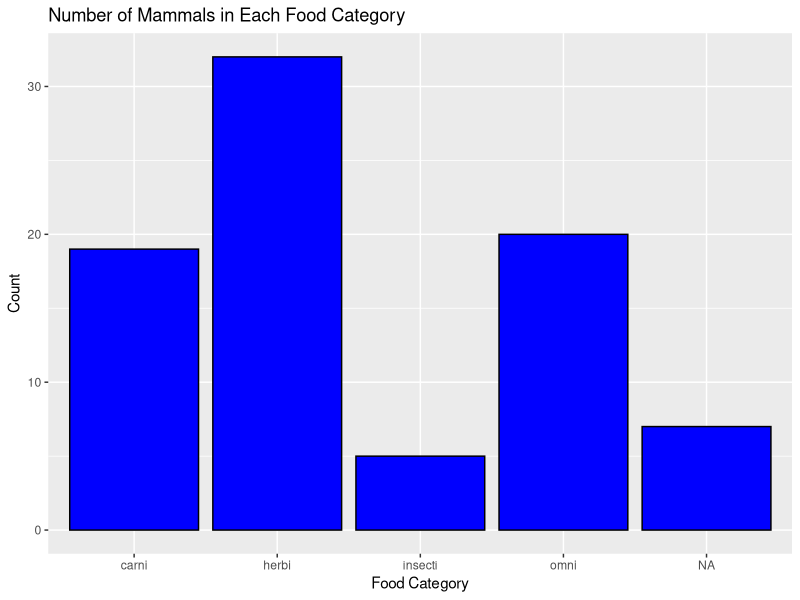
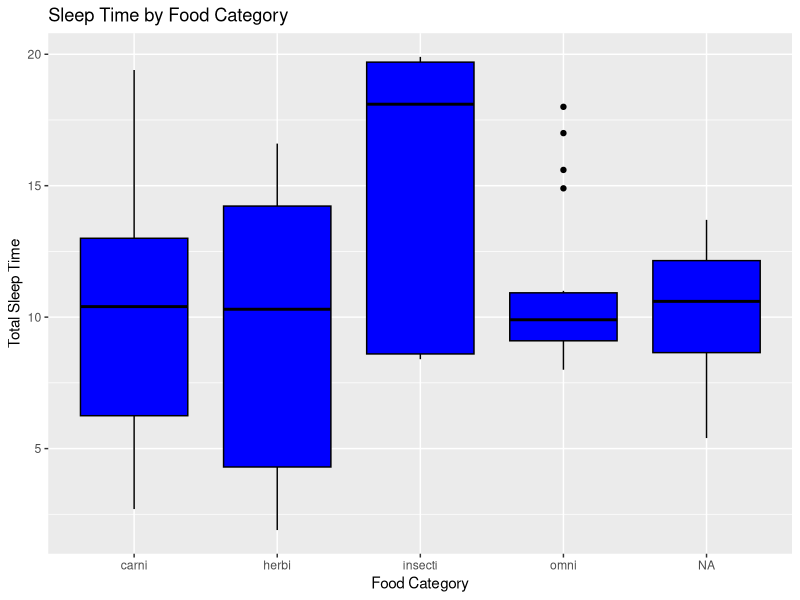
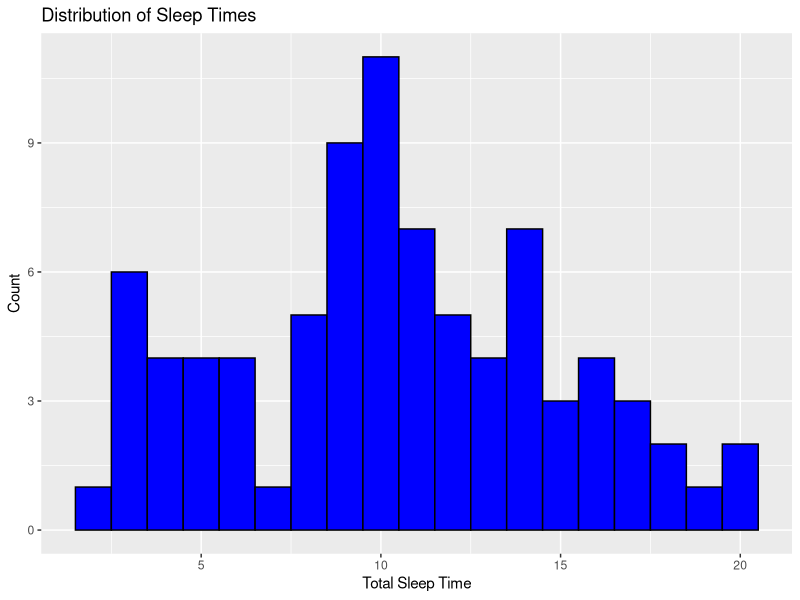
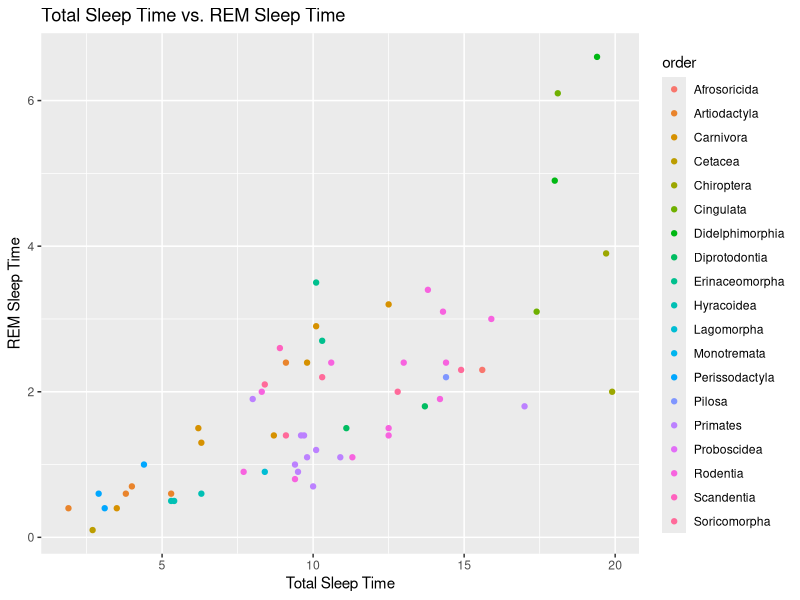
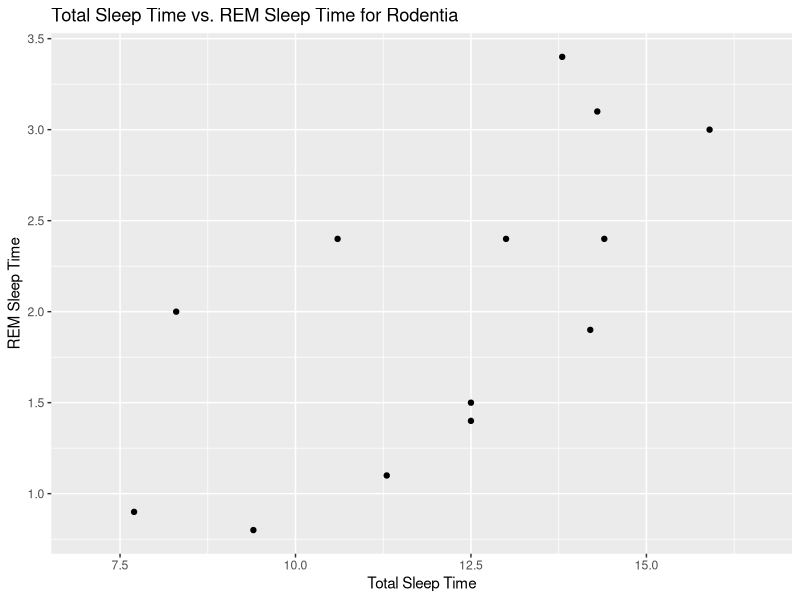

Recreate these plots in R, in order.
library(tidyverse)

data(msleep)

# 1. Convert into factors
msleep$genus <- as.factor(msleep$genus)
msleep$vore <- as.factor(msleep$vore)
msleep$order <- as.factor(msleep$order)
msleep$conservation <- as.factor(msleep$conservation)

# 2. Shortest sleep time
shortest_sleep <- min(msleep$sleep_total, na.rm = TRUE)
shortest_sleep_mammal <- msleep$name[which.min(msleep$sleep_total)]

# 3. Most missing
missing_values <- sapply(msleep, function(x) sum(is.na(x)))
most_missing <- names(missing_values)[which.max(missing_values)]
missing_values <- max(missing_values)

# 4. Correlations
correlations <- cor(msleep[sapply(msleep, is.numeric)], use = "pairwise.complete.obs")

# 5. Highest correlation
correlations_copy <- correlations
diag(correlations_copy) <- 0
highest_corr <- max(correlations_copy)

# 6. Sleep time distribution
sleep_histogram <- ggplot(msleep, aes(x = sleep_total)) +
  geom_histogram(binwidth = 1, fill = "blue", color = "black") +
  labs(x = "Total Sleep Time", y = "Count", title = "Distribution of Sleep Times")

# 7. Bar chart for food categories
food_barchart <- ggplot(msleep, aes(x = vore)) +
  geom_bar(fill = "blue", color = "black") +
  labs(x = "Food Category", y = "Count", title = "Number of Mammals in Each Food Category")

# 8. Grouped box plot for sleep time
sleep_boxplot <- ggplot(msleep, aes(x = vore, y = sleep_total)) +
  geom_boxplot(fill = "blue", color = "black") +
  labs(x = "Food Category", y = "Total Sleep Time", title = "Sleep Time by Food Category")

# 9. Longest average sleep time
highest_average <- max(tapply(msleep$sleep_total, msleep$vore, mean, na.rm = TRUE))

# 10. REM sleep vs. total sleep, colored by order
sleep_scatterplot <- ggplot(msleep, aes(x = sleep_total, y = sleep_rem, color = order)) +
  geom_point() +
  labs(x = "Total Sleep Time", y = "REM Sleep Time", title = "Total Sleep Time vs. REM Sleep Time")

# 11. REM sleep vs. total sleep for the order most common in the data
most_common_order <- names(which.max(table(msleep$order)))
sleep_scatterplot2 <- ggplot(msleep[msleep$order == most_common_order,], aes(x = sleep_total, y = sleep_rem)) +
  geom_point() +
  labs(x = "Total Sleep Time", y = "REM Sleep Time", title = paste("Total Sleep Time vs. REM Sleep Time for", most_common_order))